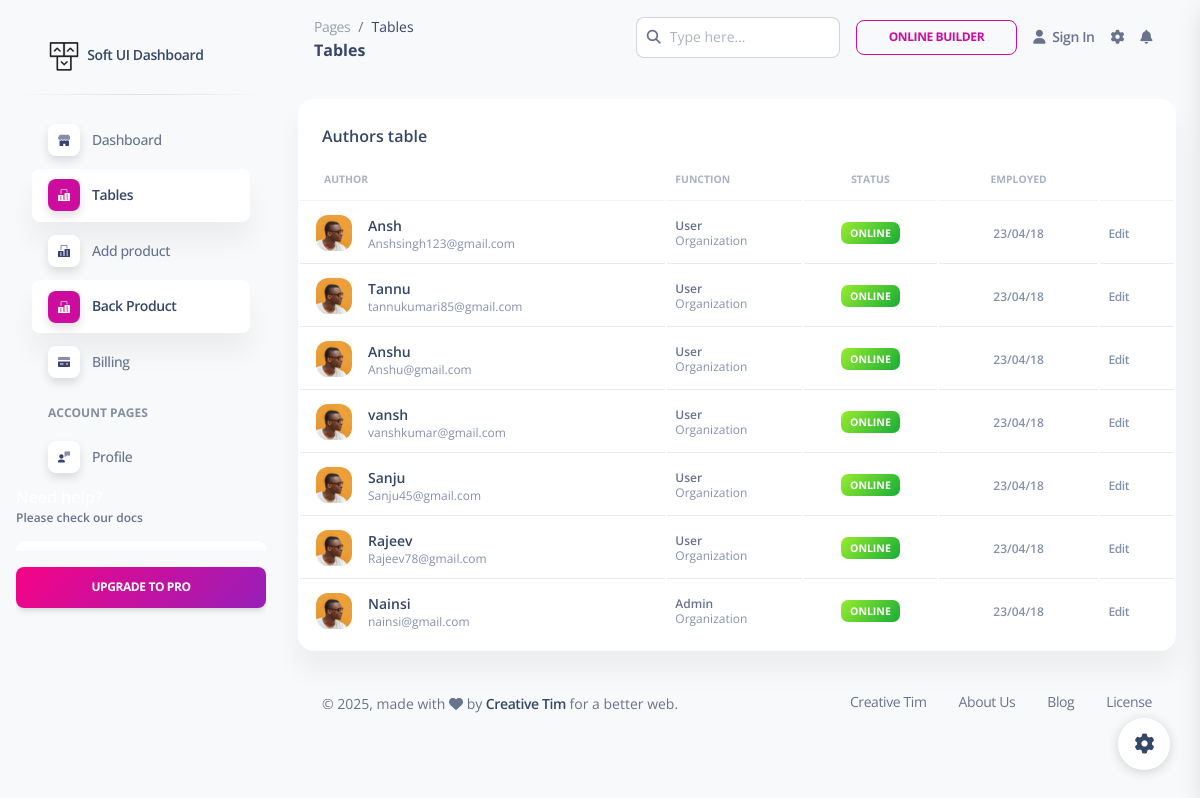
Page /admin/pages/tables.php on the committed database.
### tables this page shows
CREATE TABLE `users` (
  `id` int(11) NOT NULL,
  `name` varchar(100) NOT NULL,
  `email` varchar(150) NOT NULL,
  `mobile` varchar(100) NOT NULL,
  `password` varchar(150) NOT NULL,
  `profile_img` varchar(100) DEFAULT 'user.jpg',
  `dept` int(11) DEFAULT 2,
  `username` varchar(150) NOT NULL,
  `create_at` timestamp NOT NULL DEFAULT current_timestamp()
);

CREATE TABLE `department` (
  `dp_id` int(11) NOT NULL,
  `dp_name` varchar(50) DEFAULT NULL
);

### admin/pages/tables.php (the view, shortened to what this page needs)
<!DOCTYPE html>
<html lang="en">
<head>
  <?php
  include('../../connection.php');
  ?>
  <link href="../assets/css/nucleo-icons.css" rel="stylesheet" />
  <link href="../assets/css/nucleo-svg.css" rel="stylesheet" />
  <link href="../assets/css/nucleo-svg.css" rel="stylesheet" />
  <link id="pagestyle" href="../assets/css/soft-ui-dashboard.css?v=1.0.7" rel="stylesheet" />
</head>
<body class="g-sidenav-show  bg-gray-100">
  <aside class="sidenav navbar navbar-vertical navbar-expand-xs border-0 border-radius-xl my-3 fixed-start ms-3 " id="sidenav-main">
    <div class="sidenav-header">
      <a class="navbar-brand m-0" href=" https://demos.creative-tim.com/soft-ui-dashboard/pages/dashboard.php " target="_blank">
        <img src="../assets/img/logo-ct-dark.png" class="navbar-brand-img h-100" alt="main_logo">
        <span class="ms-1 font-weight-bold">Soft UI Dashboard</span>
      </a>
    </div>
    <hr class="horizontal dark mt-0">
    <div class="collapse navbar-collapse  w-auto " id="sidenav-collapse-main">
      <ul class="navbar-nav">
        <li class="nav-item">
          <a class="nav-link  " href="../pages/dashboard.php">
            <div class="icon icon-shape icon-sm shadow border-radius-md bg-white text-center me-2 d-flex align-items-center justify-content-center">
            </div>
            <span class="nav-link-text ms-1">Dashboard</span>
          </a>
        </li>
        <li class="nav-item">
          <a class="nav-link  active" href="../pages/tables.php">
            <div class="icon icon-shape icon-sm shadow border-radius-md bg-white text-center me-2 d-flex align-items-center justify-content-center">
            </div>
            <span class="nav-link-text ms-1">Tables</span>
          </a>
        </li>
        <li class="nav-item">
          <a class="nav-link  " href="../pages/addproduct.php">
            <div class="icon icon-shape icon-sm shadow border-radius-md bg-white text-center me-2 d-flex align-items-center justify-content-center">
            </div>
            <span class="nav-link-text ms-1">Add product </span>
          </a>
        </li>
        <li class="nav-item">
          <a class="nav-link  active" href="../pages/Backproduct.php">
            <div class="icon icon-shape icon-sm shadow border-radius-md bg-white text-center me-2 d-flex align-items-center justify-content-center">
            </div>
            <span class="nav-link-text ms-1">Back Product</span>
          </a>
        </li>
        <li class="nav-item">
          <a class="nav-link  " href="../pages/billing.php">
            <div class="icon icon-shape icon-sm shadow border-radius-md bg-white text-center me-2 d-flex align-items-center justify-content-center">
            </div>
            <span class="nav-link-text ms-1">Billing</span>
          </a>
        </li>
        <li class="nav-item mt-3">
          <h6 class="ps-4 ms-2 text-uppercase text-xs font-weight-bolder opacity-6">Account pages</h6>
        </li>
        <li class="nav-item">
          <a class="nav-link  " href="../pages/profile.php">
            <div class="icon icon-shape icon-sm shadow border-radius-md bg-white text-center me-2 d-flex align-items-center justify-content-center">
            </div>
            <span class="nav-link-text ms-1">Profile</span>
          </a>
        </li>
          <div class="docs-info">
            <h6 class="text-white up mb-0">Need help?</h6>
            <p class="text-xs font-weight-bold">Please check our docs</p>
            <a href="https://www.creative-tim.com/learning-lab/bootstrap/license/soft-ui-dashboard" target="_blank" class="btn btn-white btn-sm w-100 mb-0">Documentation</a>
          </div>
        </div>
      <a class="btn bg-gradient-primary mt-3 w-100" href="https://www.creative-tim.com/product/soft-ui-dashboard-pro?ref=sidebarfree">Upgrade to pro</a>
  </aside>
  <main class="main-content position-relative max-height-vh-100 h-100 border-radius-lg ">
    <nav class="navbar navbar-main navbar-expand-lg px-0 mx-4 shadow-none border-radius-xl" id="navbarBlur" navbar-scroll="true">
      <div class="container-fluid py-1 px-3">
        <nav aria-label="breadcrumb">
          <ol class="breadcrumb bg-transparent mb-0 pb-0 pt-1 px-0 me-sm-6 me-5">
            <li class="breadcrumb-item text-sm"><a class="opacity-5 text-dark" href="javascript:;">Pages</a></li>
            <li class="breadcrumb-item text-sm text-dark active" aria-current="page">Tables</li>
          </ol>
          <h6 class="font-weight-bolder mb-0">Tables</h6>
        </nav>
        <div class="collapse navbar-collapse mt-sm-0 mt-2 me-md-0 me-sm-4" id="navbar">
          <div class="ms-md-auto pe-md-3 d-flex align-items-center">
            <div class="input-group">
              <span class="input-group-text text-body"><i class="fas fa-search" aria-hidden="true"></i></span>
              <input type="text" class="form-control" placeholder="Type here...">
            </div>
          </div>
          <ul class="navbar-nav  justify-content-end">
            <li class="nav-item d-flex align-items-center">
              <a class="btn btn-outline-primary btn-sm mb-0 me-3" target="_blank" href="https://www.creative-tim.com/builder?ref=navbar-soft-ui-dashboard">Online Builder</a>
            </li>
            <li class="nav-item d-flex align-items-center">
              <a href="javascript:;" class="nav-link text-body font-weight-bold px-0">
                <i class="fa fa-user me-sm-1"></i>
                <span class="d-sm-inline d-none">Sign In</span>
              </a>
            </li>
            <li class="nav-item px-3 d-flex align-items-center">
              <a href="javascript:;" class="nav-link text-body p-0">
                <i class="fa fa-cog fixed-plugin-button-nav cursor-pointer"></i>
              </a>
            </li>
            <li class="nav-item dropdown pe-2 d-flex align-items-center">
              <a href="javascript:;" class="nav-link text-body p-0" id="dropdownMenuButton" data-bs-toggle="dropdown" aria-expanded="false">
                <i class="fa fa-bell cursor-pointer"></i>
              </a>
            </li>
          </ul>
        </div>
      </div>
    </nav>
    <div class="container-fluid py-4">
      <div class="row">
        <div class="col-12">
          <div class="card mb-4">
            <div class="card-header pb-0">
              <h6>Authors table</h6>
            </div>
            <div class="card-body px-0 pt-0 pb-2">
              <div class="table-responsive p-0">
                <table class="table align-items-center mb-0">
                  <thead>
                    <tr>
                      <th class="text-uppercase text-secondary text-xxs font-weight-bolder opacity-7">Author</th>
                      <th class="text-uppercase text-secondary text-xxs font-weight-bolder opacity-7 ps-2">Function</th>
                      <th class="text-center text-uppercase text-secondary text-xxs font-weight-bolder opacity-7">Status</th>
                      <th class="text-center text-uppercase text-secondary text-xxs font-weight-bolder opacity-7">Employed</th>
                      <th class="text-secondary opacity-7"></th>
                    </tr>
                  </thead>
                  <tbody>
                    <?php
                  $user_arry = [];
 $query = mysqli_query($con, "SELECT * FROM department RIGHT JOIN users ON users.dept = department.dp_id");
 while ($exe = mysqli_fetch_array($query)) {
     $user_arry[] = $exe;
 }
 $admin_arry = [];
 $admin = mysqli_query($con, "SELECT * FROM department RIGHT JOIN admin ON admin.dept = department.dp_id");
 while ($row = mysqli_fetch_array($admin)) {
     $admin_arry[] = $row;
 }
 $arry_mer = array_merge($user_arry, $admin_arry);
 foreach ($arry_mer as $item) {
  ?>
                    <tr>
                      <td>
                        <div class="d-flex px-2 py-1">
                          <div>
                            <img src="../assets/img/team-2.jpg" class="avatar avatar-sm me-3" alt="user1">
                          </div>
                          <div class="d-flex flex-column justify-content-center">
                            <h6 class="mb-0 text-sm"><?php echo $item['name']; ?></h6>
                            <p class="text-xs text-secondary mb-0"><?php echo $item['email']?></p>
                          </div>
                        </div>
                      </td>
                      <td>
                        <p class="text-xs font-weight-bold mb-0"><?php  echo $item['dp_name']?></p>
                        <p class="text-xs text-secondary mb-0">Organization</p>
                      </td>
                      <td class="align-middle text-center text-sm">
                        <span class="badge badge-sm bg-gradient-success">Online</span>
                      </td>
                      <td class="align-middle text-center">
                        <span class="text-secondary text-xs font-weight-bold">23/04/18</span>
                      </td>
                      <td class="align-middle">
                        <a href="javascript:;" class="text-secondary font-weight-bold text-xs" data-toggle="tooltip" data-original-title="Edit user">
                          Edit
                        </a>
                      </td>
                    </tr>
                    <?php
                      }
                    ?>
                  </tbody>
                </table>
              </div>
            </div>
          </div>
        </div>
      </div>
      <footer class="footer pt-3  ">
        <div class="container-fluid">
          <div class="row align-items-center justify-content-lg-between">
            <div class="col-lg-6 mb-lg-0 mb-4">
              <div class="copyright text-center text-sm text-muted text-lg-start">
                © ,
                made with <i class="fa fa-heart"></i> by
                <a href="https://www.creative-tim.com" class="font-weight-bold" target="_blank">Creative Tim</a>
                for a better web.
              </div>
            </div>
            <div class="col-lg-6">
              <ul class="nav nav-footer justify-content-center justify-content-lg-end">
                <li class="nav-item">
                  <a href="https://www.creative-tim.com" class="nav-link text-muted" target="_blank">Creative Tim</a>
                </li>
                <li class="nav-item">
                  <a href="https://www.creative-tim.com/presentation" class="nav-link text-muted" target="_blank">About Us</a>
                </li>
                <li class="nav-item">
                  <a href="https://www.creative-tim.com/blog" class="nav-link text-muted" target="_blank">Blog</a>
                </li>
                <li class="nav-item">
                  <a href="https://www.creative-tim.com/license" class="nav-link pe-0 text-muted" target="_blank">License</a>
                </li>
              </ul>
            </div>
          </div>
        </div>
      </footer>
    </div>
  </main>
  <div class="fixed-plugin">
    <a class="fixed-plugin-button text-dark position-fixed px-3 py-2">
      <i class="fa fa-cog py-2"> </i>
    </a>
  </div>
</body>
</html>

### admin/assets/css/nucleo-svg.css (style rules this page uses)
.icon { display: inline-block; color: #111111; height: 1em; width: 1em; }
.icon-sm { height: 0.8em; width: 0.8em; }
.icon { fill: currentColor; stroke: none; }

### rows in the picture
users: name "Ansh", email "Anshsingh123@gmail.com", dept.dp_name "User"
users: name "Tannu", email "tannukumari85@gmail.com", dept.dp_name "User"
users: name "Anshu", email "Anshu@gmail.com", dept.dp_name "User"
users: name "vansh", email "vanshkumar@gmail.com", dept.dp_name "User"
users: name "Sanju", email "Sanju45@gmail.com", dept.dp_name "User"
users: name "Rajeev", email "Rajeev78@gmail.com", dept.dp_name "User"

### other values in the picture
$item['name'] "Nainsi"
$item['email'] "nainsi@gmail.com"
$item['dp_name'] "Admin"
